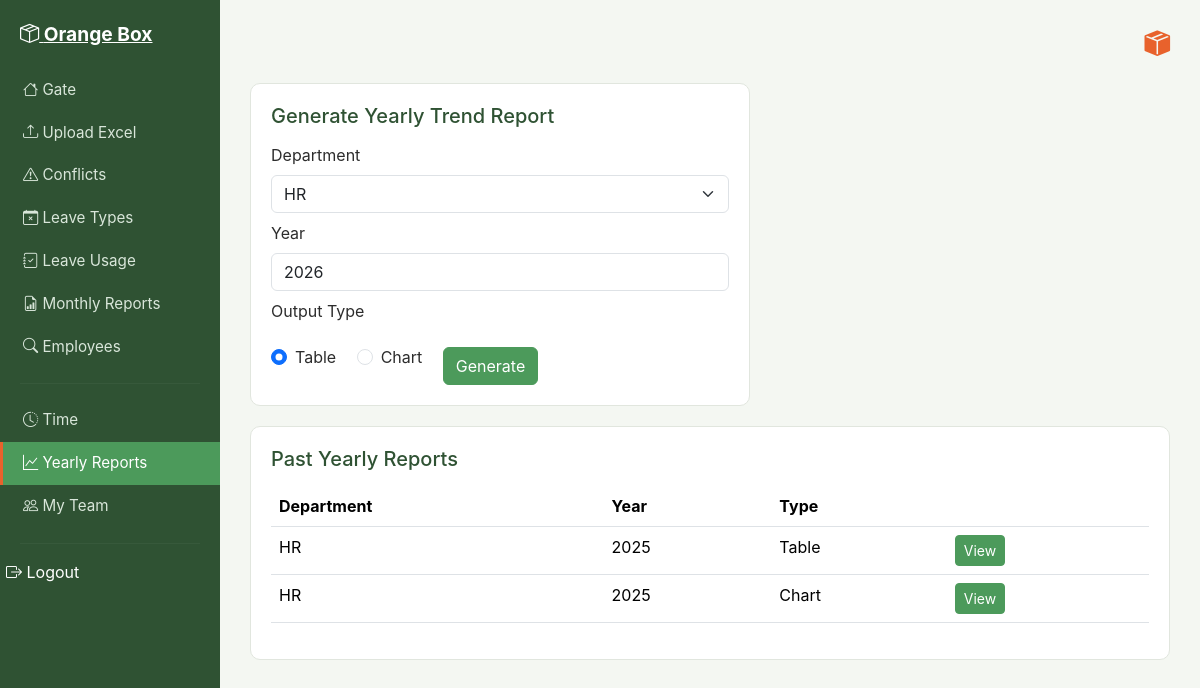
The page /reports/yearly/ (signed in) on the database its author committed.
### attendance/models.py (models this page shows, shortened)
class YearlyTrendReport(models.Model):
    department = models.ForeignKey(Department, on_delete=models.CASCADE)
    year = models.IntegerField()
    output_type = models.CharField(max_length=20, choices=[('table', 'Table'), ('chart', 'Chart')])
    generated_date = models.DateTimeField(auto_now_add=True)
    generated_by = models.ForeignKey(AttendanceLead, on_delete=models.CASCADE)
    categories = models.ManyToManyField(Leaves, blank=True)
    display_number = models.IntegerField(default=1)

class Department(models.Model):
    name = models.CharField(max_length=100, unique=True)

### attendance/views.py (the view, shortened to what this page needs)
# urls.py: path('reports/yearly/', views.generate_yearly_report, name='generate_yearly_report'),
@user_passes_test(is_attendance_lead)
@login_required
def generate_yearly_report(request):
    departments = Department.objects.all()
    leave_types = Leaves.objects.all()
    reports = YearlyTrendReport.objects.all().order_by('-year')
    return render(request, 'attendance/generate_yearly_report.html', {
        'reports': reports, 'departments': departments, 'leave_types': leave_types
    })

### attendance/context_processors.py (called while the page is built)
def notifications_context(request):
    if request.user.is_authenticated:
        unread = Notification.objects.filter(recipient=request.user, status='unread').order_by('-date')
        return {
            'unread_notifications': unread,
            'unread_count': unread.count()
        }
    return {'unread_notifications': [], 'unread_count': 0}

### attendance/views.py (called while the page is built)
def is_attendance_lead(user):
    return hasattr(user, 'attendancelead')

### attendance/templates/attendance/generate_yearly_report.html (shortened to what this page needs)
{% extends 'attendance/base.html' %}
{% block content %}
<div class="ob-card" style="max-width:500px;">
    <h5>Generate Yearly Trend Report</h5>
    <form method="post">
        <div class="mb-2">
            <label class="form-label">Department</label>
            <select name="department" class="form-select" required>
                {% for dept in departments %}
                <option value="{{ dept.id }}">{{ dept.name }}</option>
                {% endfor %}
            </select>
        </div>
        <div class="mb-2"><label class="form-label">Year</label><input type="number" name="year" value="2026" class="form-control" required></div>
        <label class="form-label d-block">Output Type</label>
        <div class="form-check form-check-inline">
            <input type="radio" name="output_type" value="table" class="form-check-input" checked><label class="form-check-label">Table</label>
        </div>
        <div class="form-check form-check-inline">
            <input type="radio" name="output_type" value="chart" class="form-check-input"><label class="form-check-label">Chart</label>
        </div>
        <button type="submit" class="btn btn-ob-save mt-3">Generate</button>
    </form>
</div>
<div class="ob-card">
    <h5>Past Yearly Reports</h5>
    {% if reports %}
    <table class="table table-ob">
        <thead><tr><th>Department</th><th>Year</th><th>Type</th><th></th></tr></thead>
        <tbody>
        {% for r in reports %}
        <tr><td>{{ r.department.name }}</td><td>{{ r.year }}{% if r.display_number > 1 %} ({{ r.display_number }}){% endif %}</td><td>{{ r.output_type|title }}</td>
        <td><a href="{% url 'yearly_report_detail' r.id %}" class="btn btn-sm btn-ob-save">View</a></td></tr>
        {% endfor %}
        </tbody>
    </table>
    {% else %}
    <div class="ob-empty-state"><i class="bi bi-check-circle" style="font-size:2rem;"></i><p>No yearly reports yet.</p></div>
    {% endif %}
</div>
{% endblock %}

### static/css/style.css (style rules this page uses)
:root { --ob-bg: #f4f7f2; --ob-sidebar: #2f5233; --ob-sidebar-active: #4C9A5B; --ob-accent: #E8622C; --ob-accent-hover: #c94f20; --ob-green: #4C9A5B; --ob-yellow: #E8B93C; --ob-red: #D9534F; --ob-text: #2c2c2c; --ob-muted: #7a7a7a; --ob-card: #ffffff; --ob-border: #e1e6de; }
body { background-color: var(--ob-bg); color: var(--ob-text); font-family: -apple-system, "Segoe UI", Roboto, Arial, sans-serif; }
.ob-card { background-color: var(--ob-card); border: 1px solid var(--ob-border); border-radius: 10px; padding: 20px; margin-bottom: 20px; }
.ob-card h5 { margin-bottom: 15px; color: var(--ob-sidebar); }
.btn-ob-save { background-color: var(--ob-green); border-color: var(--ob-green); color: #fff; }
.table-ob thead { background-color: var(--ob-sidebar); color: #fff; }
.table-ob tbody tr:nth-child(odd) { background-color: #f9fbf8; }

### rows shown on the page
YearlyTrendReport: department.name "HR", year "2025", output_type "Table"
YearlyTrendReport: department.name "HR", year "2025", output_type "Chart"

### other values the page prints
form field department "HR"
